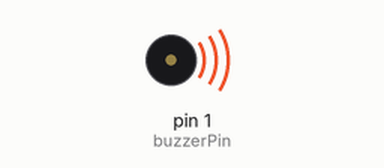
This sketch was run on a simulated Arduino Uno, built with avr-gcc and run on an emulated ATmega328P. Parts: buzzer (waves = sounding).

Above: at 0.5 s.
At 9.36 s:
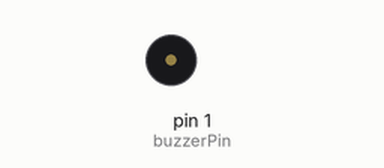
Timing chart, 0 to 16.0 s (numbered marks = the images above):
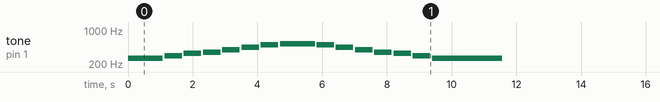

The sketch:

song.ino
```cpp
/*

Example sketch 09

BUZZER

  Use the buzzer to play a song!

  The buzzer in your Inventor's Kit is an electromechanical
  component you can use to make noise. Inside the buzzer is a
  coil of wire and a small magnet. When current flows through
  the coil, it becomes magnetized and pulls towards the magnet,
  creating a tiny "click". When you do this thousands of times
  per second, you create tones.

  The Arduino has a built-in command called tone() which clicks
  the buzzer at a certain frequency. This sketch knows the
  frequencies of the common notes, allowing you to create songs.
  We're never going to let you down!

Hardware connections:

  The buzzer has two pins. One is positive and one is negative.
  The postitive pin is marked by a "+" symbol on both the top
  and bottom of the buzzer.

  Connect the positive pin to Arduino digital pin 9.
  (Note that this must be a PWM pin.)
  Connect the negative pin to GND.

  Tip: if the buzzer doesn't fit into the breadboard easily,
  try rotating it slightly to fit into diagonal holes.

This sketch was written by SparkFun Electronics,
with lots of help from the Arduino community.
(This sketch was originally developed by D. Cuartielles for K3)
This code is completely free for any use.
Visit http://www.arduino.cc to learn about the Arduino.

Version 2.0 6/2012 MDG
*/

/*
This sketch uses the buzzer to play songs.
The Arduino's tone() command will play notes of a given frequency.
We'll provide a function that takes in note characters (a-g),
and returns the corresponding frequency from this table:

  note 	frequency
  c     262 Hz
  d     294 Hz
  e     330 Hz
  f     349 Hz
  g     392 Hz
  a     440 Hz
  b     494 Hz
  C     523 Hz

For more information, see http://arduino.cc/en/Tutorial/Tone
*/

const int buzzerPin = 1;

// We'll set up an array with the notes we want to play
// change these values to make different songs!

// Length must equal the total number of notes and spaces


// Notes is an array of text characters corresponding to the notes
// in your song. A space represents a rest (no tone)

char notes[] = "cdefgabCbagfedc "; // a space represents a rest

int songLength = sizeof(notes)-1;
// Beats is an array values for each note and rest.
// A "1" represents a quarter-note, 2 a half-note, etc.
// Don't forget that the rests (spaces) need a length as well.

int beats[] = {2,1,1,1,1,1,1,2,1,1,1,1,1,1,4,24};

// The tempo is how fast to play the song.
// To make the song play faster, decrease this value.

int tempo = bpm_to_ms(120);


void setup()
{
  pinMode(buzzerPin, OUTPUT);
}


void loop()
{
  int i, duration;

  for (i = 0; i < songLength; i++) // step through the song arrays
  {
    duration = beats[i] * tempo;  // length of note/rest in ms

    if (notes[i] == ' ')          // is this a rest?
    {
      delay(duration);            // then pause for a moment
    }
    else                          // otherwise, play the note
    {
      tone(buzzerPin, frequency(notes[i]), duration);
      delay(duration);            // wait for tone to finish
    }
    delay(tempo/10);              // brief pause between notes
  }

  // We only want to play the song once, so we'll pause forever:

  // If you'd like your song to play over and over,
  // remove the above statement
}

int bpm_to_ms(int bpm){
  //60->1000
  //120->500
  return -25/3*bpm+1500;
}

int frequency(char note)
{
  // This function takes a note character (a-g), and returns the
  // corresponding frequency in Hz for the tone() function.

  int i;
  const int numNotes = 8;  // number of notes we're storing

  // The following arrays hold the note characters and their
  // corresponding frequencies. The last "C" note is uppercase
  // to separate it from the first lowercase "c". If you want to
  // add more notes, you'll need to use unique characters.

  // For the "char" (character) type, we put single characters
  // in single quotes.

  char names[] = { 'c', 'd', 'e', 'f', 'g', 'a', 'b', 'C' };
  int frequencies[] = {262, 294, 330, 349, 392, 440, 494, 523};

  // Now we'll search through the letters in the array, and if
  // we find it, we'll return the frequency for that note.

  for (i = 0; i < numNotes; i++)  // Step through the notes
  {
    if (names[i] == note)         // Is this the one?
    {
      return(frequencies[i]);     // Yes! Return the frequency
    }
  }
  return(0);  // We looked through everything and didn't find it,
              // but we still need to return a value, so return 0.
}
```

Measured:
- by itself, tone on pin 1 (buzzerPin): plays 262 Hz for 1.1 s, 294 Hz for 0.54 s, 330 Hz for 0.54 s, 349 Hz for 0.54 s, 392 Hz for 0.54 s, 440 Hz for 0.54 s … (85 notes in this stretch)
